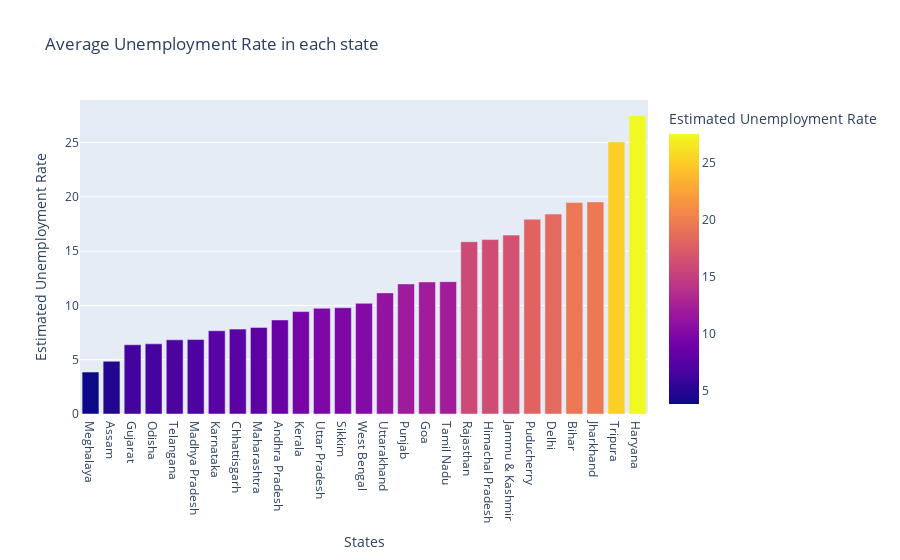

The cell this chart's notebook holds for it:
### Code cell
plot_ump = df1[['Estimated Unemployment Rate','States']]

df_unemp = plot_ump.groupby('States').mean().reset_index()

df_unemp = df_unemp.sort_values('Estimated Unemployment Rate')

fig = px.bar(df_unemp, x='States',y='Estimated Unemployment Rate',color='Estimated Unemployment Rate',
            title='Average Unemployment Rate in each state',template='plotly')

fig.show()

### Figure 1 — Plotly figure (JSON) as saved in the notebook; plotly's stock layout.template omitted (floating-point values rounded to 4 significant figures)
{"data": [{"alignmentgroup": "True", "hovertemplate": "States=%{x}<br>Estimated Unemployment Rate=%{marker.color}<extra></extra>", "legendgroup": "", "marker": {"color": [3.866, 4.856, 6.376, 6.462, 6.833, 6.854, 7.668, 7.819, 7.979, 8.664, 9.434, 9.737, 9.793, 10.19, 11.16, 11.98, 12.17, 12.19, 15.87, 16.07, 16.48, 17.94, 18.41, 19.47, 19.54, 25.05, 27.48], "coloraxis": "coloraxis", "pattern": {"shape": ""}}, "name": "", "offsetgroup": "", "orientation": "v", "showlegend": false, "textposition": "auto", "type": "bar", "x": ["Meghalaya", "Assam", "Gujarat", "Odisha", "Telangana", "Madhya Pradesh", "Karnataka", "Chhattisgarh", "Maharashtra", "Andhra Pradesh", "Kerala", "Uttar Pradesh", "Sikkim", "West Bengal", "Uttarakhand", "Punjab", "Goa", "Tamil Nadu", "Rajasthan", "Himachal Pradesh", "Jammu & Kashmir", "Puducherry", "Delhi", "Bihar", "Jharkhand", "Tripura", "Haryana"], "xaxis": "x", "y": [3.866, 4.856, 6.376, 6.462, 6.833, 6.854, 7.668, 7.819, 7.979, 8.664, 9.434, 9.737, 9.793, 10.19, 11.16, 11.98, 12.17, 12.19, 15.87, 16.07, 16.48, 17.94, 18.41, 19.47, 19.54, 25.05, 27.48], "yaxis": "y"}], "layout": {"barmode": "relative", "coloraxis": {"colorbar": {"title": {"text": "Estimated Unemployment Rate"}}, "colorscale": [[0, "#0d0887"], [0.1111, "#46039f"], [0.2222, "#7201a8"], [0.3333, "#9c179e"], [0.4444, "#bd3786"], [0.5556, "#d8576b"], [0.6667, "#ed7953"], [0.7778, "#fb9f3a"], [0.8889, "#fdca26"], [1, "#f0f921"]]}, "legend": {"tracegroupgap": 0}, "title": {"text": "Average Unemployment Rate in each state"}, "xaxis": {"anchor": "y", "domain": [0, 1], "title": {"text": "States"}}, "yaxis": {"anchor": "x", "domain": [0, 1], "title": {"text": "Estimated Unemployment Rate"}}}}
